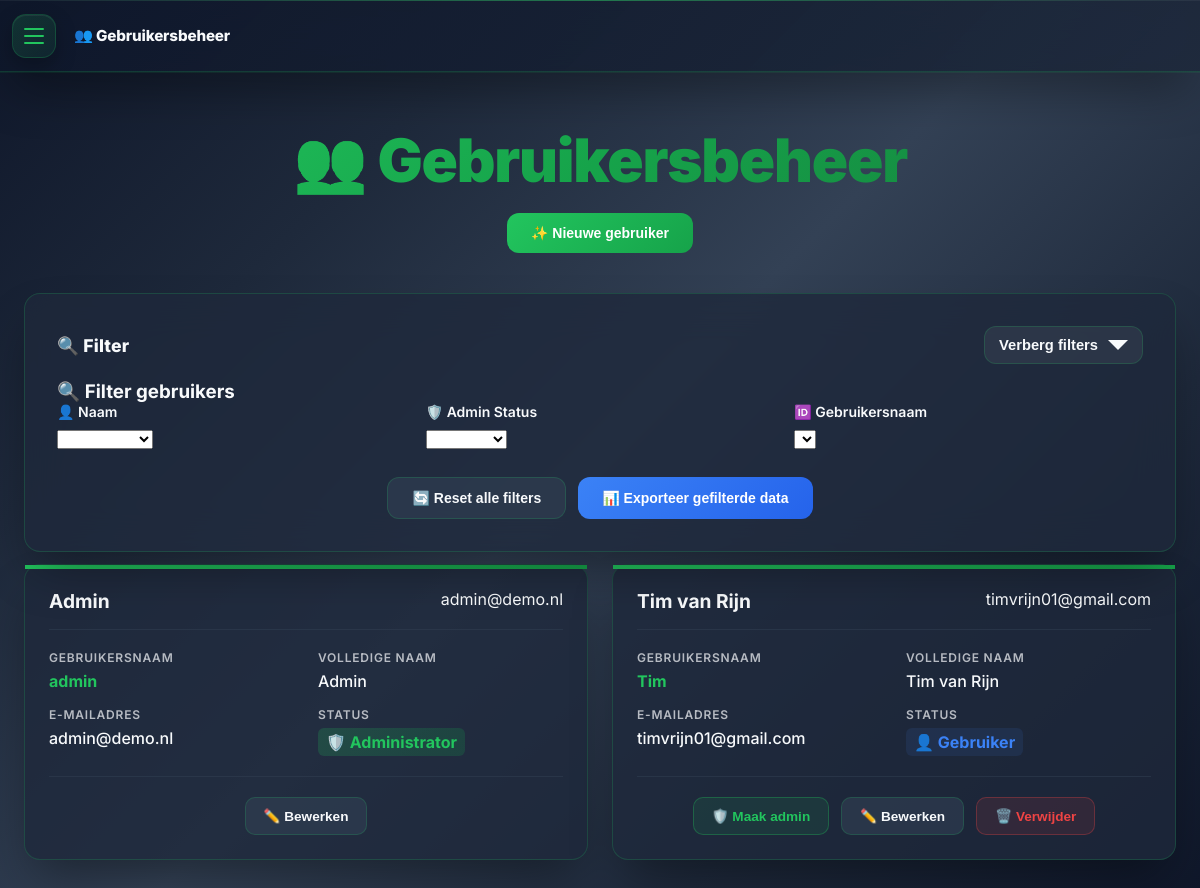
/gebruikers/ (signed in), run on the app's committed database.
### tables this page shows
CREATE TABLE users (
            id TEXT PRIMARY KEY,
            username TEXT NOT NULL UNIQUE,
            password_hash TEXT NOT NULL,
            email TEXT,
            naam TEXT,
            is_admin INTEGER DEFAULT 0 
        );

### app/gebruikers/routes.py (the view)
@gebruikers_bp.route('/', methods=['GET'])
@login_required
def gebruikers():
    if not is_admin():
        flash("Geen toegang!", "danger")
        return redirect(url_for('dashboard.bedrijfsdashboard'))
    conn = db.get_connection()
    conn.row_factory = sqlite3.Row
    c = conn.cursor()
    try:
        rows = c.execute("SELECT id, username, email, naam, is_admin FROM users").fetchall()
    finally:
        conn.close()
    current_user_id = session.get('user_id')
    return render_template('gebruikers/gebruikers.html', gebruikers=rows, current_user_id=current_user_id)

### app/gebruikers/auth_utils.py (called while the page is built)
def login_required(f):
    @wraps(f)
    def wrapper(*args, **kwargs):
        if 'user_id' not in session:
            flash("Log eerst in om verder te gaan.", "warning")
            return redirect(url_for('gebruikers.login'))
        return f(*args, **kwargs)
    return wrapper

### app/gebruikers/routes.py (called while the page is built)
def is_admin():
    return session.get('is_admin', 0) == 1

### app/models/database_beheer.py (called while the page is built)
def get_connection():
    return sqlite3.connect(DB_NAME)

### app/gebruikers/templates/gebruikers/gebruikers.html (shortened to what this page needs)
{% if session.get('is_admin', 0) == 1 %}
<!DOCTYPE html>
<html lang="nl">
<head>
  {% set _display_name = session.get('view_as_user_name')
                      or session.get('naam')
                      or session.get('username')
                      or 'Gebruiker' %}
  <link rel="stylesheet" href="{{ url_for('static', filename='css/quantum-navigation.css') }}">
  <link rel="stylesheet" href="https://cdn.jsdelivr.net/npm/choices.js@10.2.0/public/assets/styles/choices.min.css">
  <link rel="stylesheet" href="{{ url_for('static', filename='css/filter.css') }}">
  <link rel="stylesheet" href="{{ url_for('static', filename='css/quantum-modal.css') }}">
</head>
<body>
<nav id="quantumNav"
     data-component="QuantumNavigation"
     data-auto-init="true"
     data-current-page="gebruikers"
     data-admin-only="{{ 'true' if session.get('is_admin',0)==1 else 'false' }}"
     data-show-user-profile="true"
     data-user-name="{{ _display_name }}"
     data-user-avatar="{{ _display_name[0]|upper }}"
     data-user-role="{{ 'Admin' if session.get('is_admin',0)==1 else 'Gebruiker' }}">
  <button class="quantum-mobile-btn" id="quantumMobileBtn" aria-label="Menu"></button>
  <span class="quantum-page-label" id="quantumPageLabel" aria-current="page"></span>
</nav>
  <div class="container">
    <div class="header-row">
      <h1 id="pageTitle" class="sidebar-title"></h1>
      <div class="top-actions">
        <button class="action-btn" onclick="openAddDialog()">✨ Nieuwe gebruiker</button>
      </div>
    </div>
    <div class="filter-section">
      <h3>🔍 Filter gebruikers</h3>
      <div class="filter-grid">
        <div class="filter-item">
          <label for="filter-naam">👤 Naam</label>
          <select id="filter-naam" data-placeholder="Kies naam...">
            <option value=""></option>
          </select>
        </div>
        <div class="filter-item">
          <label for="filter-admin">🛡️ Admin Status</label>
          <select id="filter-admin" data-placeholder="Alle statussen...">
            <option value=""></option>
            <option value="1">Admin</option>
          </select>
        </div>
        <div class="filter-item">
          <label for="filter-username">🆔 Gebruikersnaam</label>
          <select id="filter-username" data-placeholder="Kies gebruikersnaam...">
            <option value=""></option>
          </select>
        </div>
      </div>
      <div class="filter-buttons">
        <button type="button" id="btn-reset" class="btn-reset">🔄 Reset alle filters</button>
        <button type="button" id="btn-export" class="btn-filter">📊 Exporteer gefilterde data</button>
      </div>
    </div>
    <div class="data-container">
      {% if gebruikers %}
      <div class="modern-grid" id="gebruikers-grid">
        {% for u in gebruikers %}
        <div class="data-card"
             data-id="{{ u['id'] }}"
             data-naam="{{ (u['naam'] or u['username'])|e }}"
             data-username="{{ u['username']|e }}"
             data-email="{{ (u['email'] or '')|e }}"
             data-admin="{{ 1 if u['is_admin'] else 0 }}">
          <div class="card-header">
            <div class="card-title">{{ u['naam'] or u['username'] }}</div>
            <div class="card-date">{{ u['email'] or 'Geen email' }}</div>
          </div>
          <div class="card-content">
            <div>
              <div class="card-label">Gebruikersnaam</div>
              <div class="card-value" style="color:var(--quantum-accent);font-weight:700">{{ u['username'] }}</div>
            </div>
            <div>
              <div class="card-label">Volledige naam</div>
              <div class="card-value">{{ u['naam'] or '-' }}</div>
            </div>
            <div>
              <div class="card-label">E-mailadres</div>
              <div class="card-value">{{ u['email'] or '-' }}</div>
            </div>
            <div>
              <div class="card-label">Status</div>
              <div class="card-value {{ 'admin-badge' if u['is_admin'] else 'user-badge' }}">
                {{ '🛡️ Administrator' if u['is_admin'] else '👤 Gebruiker' }}
              </div>
            </div>
          </div>
          <div class="card-actions">
            {% if not u['is_admin'] %}
            <form action="{{ url_for('gebruikers.gebruikers_make_admin', user_id=u['id']) }}"
                  method="POST" style="display:inline;">
              <button type="button" class="admin-btn"
                      onclick="confirmMakeAdmin(this, '{{ (u['naam'] or u['username'])|e }}')">🛡️ Maak admin</button>
            </form>
            {% endif %}
            <button type="button" class="btn-edit"
                    onclick="openEditDialog(
                      '{{ u['id']|e }}',
                      '{{ u['username']|e }}',
                      '{{ (u['naam'] or '')|e }}',
                      '{{ (u['email'] or '')|e }}'
                    )">✏️ Bewerken</button>
            {% if u['id'] != current_user_id %}
            <form action="{{ url_for('gebruikers.gebruikers_delete', user_id=u['id']) }}"
                  method="POST" style="display:inline;">
              <button type="button" class="danger-btn"
                      onclick="confirmDeleteUser(this, '{{ (u['naam'] or u['username'])|e }}')">🗑️ Verwijder</button>
            </form>
            {% endif %}
          </div>
        </div>
        {% endfor %}
      </div>
      {% else %}
      <div class="no-data">
        <h3>🤷‍♂️ Geen gebruikers gevonden</h3>
        <p>Er zijn nog geen gebruikers toegevoegd aan het systeem.</p>
        <button onclick="openAddDialog()" class="action-btn">✨ Voeg de eerste gebruiker toe</button>
      </div>
      {% endif %}
    </div>
  </div>
</body>
</html>
{% endif %}

### app/static/css/quantum-navigation.css (style rules this page uses)
:root { --quantum-primary:#0f172a; --quantum-secondary:#1e293b; --quantum-accent:#22c55e; --quantum-accent-dark:#16a34a; --quantum-text:#f8fafc; --quantum-text-muted:rgba(248,250,252,.7); --quantum-border:rgba(34,197,94,.22); --shadow-quantum:0 25px 50px -12px rgba(0,0,0,.4); --transition:all .28s cubic-bezier(.4,0,.2,1); --qnav-h: 72px; --qnav-gap: 12px; }
body { padding-top: calc(var(--qnav-h) + var(--qnav-gap)); }
.quantum-nav, .quantum-nav *,.quantum-nav *::before,.quantum-nav *::after { box-sizing:border-box; margin:0; padding:0; }
#quantumNav.quantum-nav { position:fixed; inset:0 0 auto 0; z-index:10000; min-height:72px; font-family:'Inter',system-ui,sans-serif; -webkit-font-smoothing:antialiased; text-rendering:optimizeLegibility; backdrop-filter:blur(18px) saturate(160%); background:linear-gradient(135deg, rgba(15,23,42,.95), rgba(30,41,59,.92)); border-bottom:1px solid var(--quantum-border); box-shadow:0 1px 0 rgba(34,197,94,.10), var(--shadow-quantum), inset 0 1px 0 rgba(255,255,255,.05); transition:background .25s ease, box-shadow .25s ease; display:flex; align-items:center; gap:8px; padding:0 12px; }
#quantumNav.quantum-nav::before { content:''; position:absolute; left:0; right:0; top:0; height:1px; background:linear-gradient(90deg, transparent, rgba(34,197,94,.7), transparent); opacity:.7; }
.quantum-mobile-btn { display:none; align-items:center; justify-content:center; width:44px; height:44px; border:0; cursor:pointer; position:relative; z-index:10002; border-radius:14px; color:var(--quantum-accent); background:linear-gradient(135deg, rgba(34,197,94,.16), rgba(34,197,94,.08)); border:1px solid var(--quantum-border); box-shadow:inset 0 1px 0 rgba(255,255,255,.06), 0 8px 20px rgba(0,0,0,.25); transition:transform .22s ease, box-shadow .22s ease, background .22s ease, border-color .22s ease; }
#quantumNav.use-drawer .quantum-mobile-btn { display:inline-flex; }
#quantumNav.js-ready.use-drawer .quantum-mobile-btn { display:inline-flex !important; }
#quantumNav .quantum-page-label { display:none; margin-left:10px; font-weight:800; font-size:.95rem; letter-spacing:-.01em; color:var(--quantum-text); white-space:nowrap; overflow:hidden; text-overflow:ellipsis; max-width:50vw; line-height:1; position:relative; z-index:10002; }
#quantumNav.use-drawer .quantum-page-label { display:inline-flex; align-items:center; }

### app/static/css/filter.css (style rules this page uses)
:root { --filter-radius: 16px; --filter-padding: 24px; --filter-gap: 20px; --filter-t: .28s cubic-bezier(.4,0,.2,1); --filter-caret-size: 10px; --q-accent: var(--quantum-accent, #22c55e); --q-accent-dark: var(--quantum-accent-dark, #16a34a); --q-surface: var(--quantum-surface, rgba(30,41,59,.8)); --q-surface-2: var(--quantum-secondary, #1e293b); --q-text: var(--quantum-text, #f8fafc); --q-text-muted: var(--quantum-text-muted, rgba(248,250,252,.78)); --q-border: var(--quantum-border, rgba(34,197,94,.22)); --q-shadow: 0 25px 50px -12px rgba(0,0,0,.45); --q-shadow-soft: 0 12px 30px rgba(0,0,0,.25); --chip-bg: rgba(34,197,94,.14); --chip-border: rgba(34,197,94,.28); }
.filter-section { position: relative; z-index: 5; background: var(--q-surface); backdrop-filter: blur(20px); border: 1px solid var(--q-border); border-radius: var(--filter-radius); padding: var(--filter-padding); box-shadow: var(--q-shadow); overflow: visible; }
.filter-grid { display:grid; grid-template-columns: repeat(auto-fit, minmax(250px,1fr)); gap: var(--filter-gap); margin-bottom: 16px; position: relative; z-index: 6; }
.filter-item { position:relative; z-index:7; }
.filter-item label { color: var(--q-text); font-weight: 700; font-size: .875rem; margin-bottom: 8px; display:block; }
.filter-buttons { display:flex; gap:12px; justify-content:center; flex-wrap:wrap; margin-top:12px; }
.btn-filter,.btn-reset { padding:12px 20px; border-radius:12px; border:1px solid transparent; cursor:pointer; font-weight:700; font-size:.9rem; transition: transform var(--filter-t), box-shadow var(--filter-t), background var(--filter-t), color var(--filter-t), border-color var(--filter-t); }
.btn-filter { background: linear-gradient(135deg, #3b82f6, #2563eb); color:#fff; }
.btn-reset { background: rgba(255,255,255,.06); color: var(--q-text); border-color: var(--q-border); }

### data on the page
users: naam "Admin", email "admin@demo.nl", username "admin", is_admin "🛡️ Administrator"
users: naam "Tim van Rijn", email "timvrijn01@gmail.com", username "Tim", is_admin "👤 Gebruiker"
